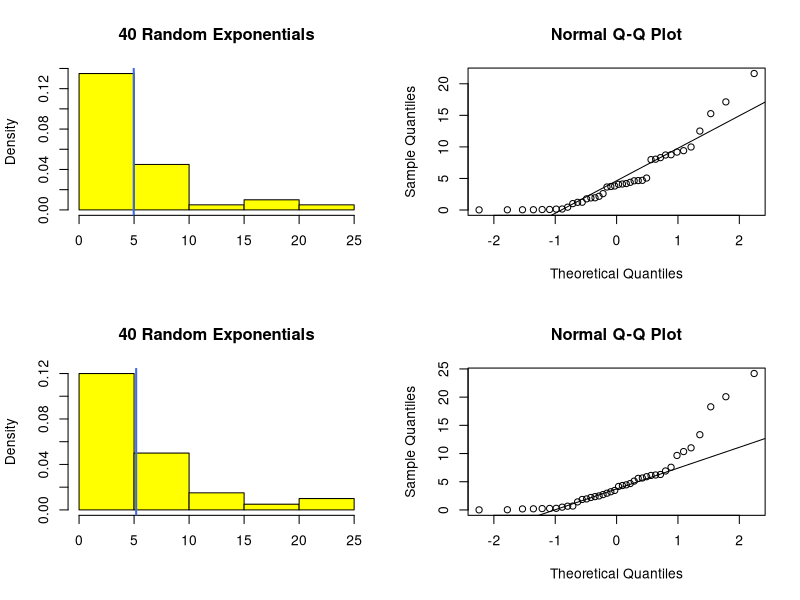
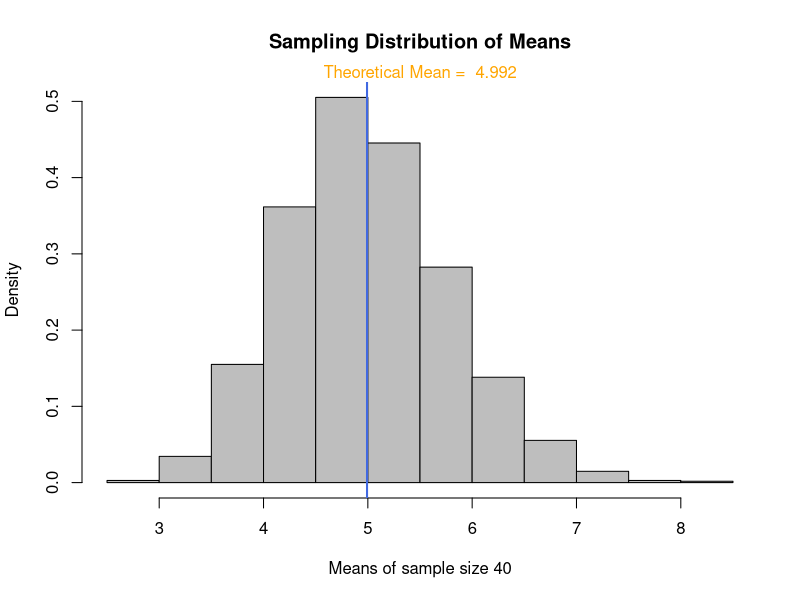
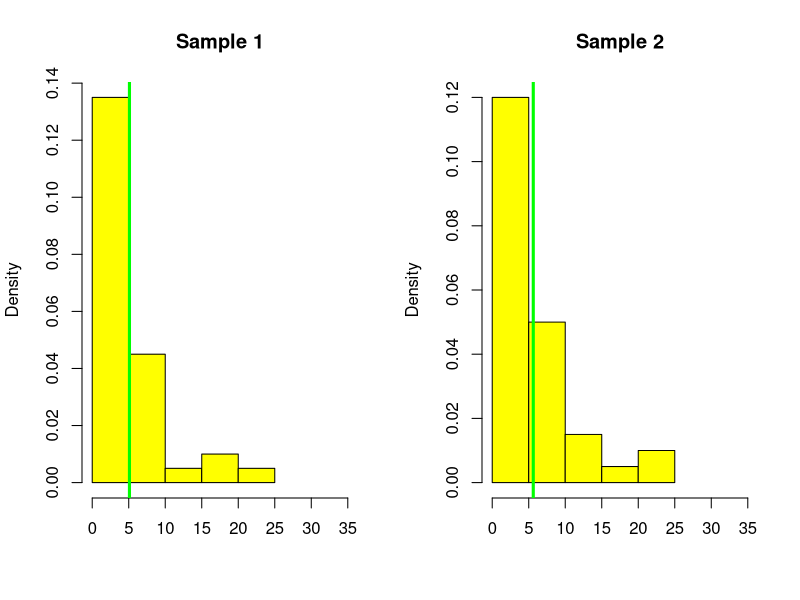
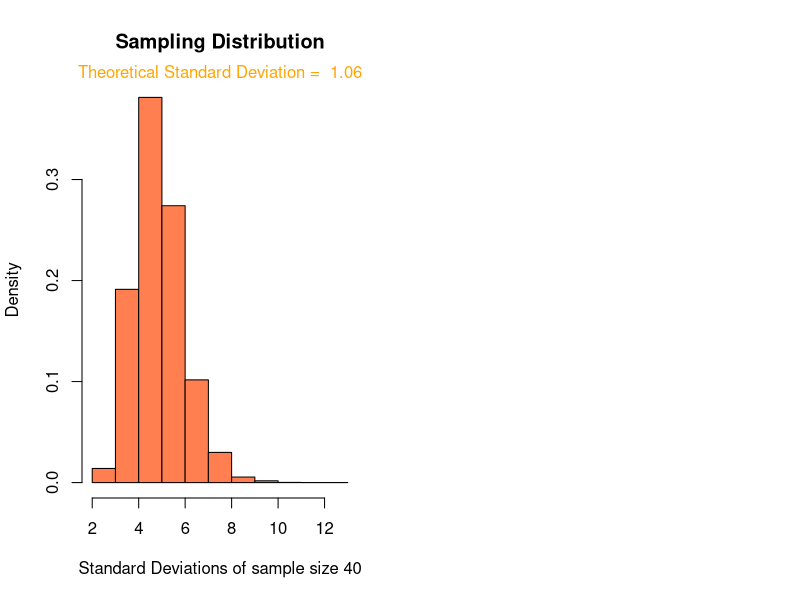

Write R code to recreate these figures, in order.
## ---- chunk 1
knitr::opts_chunk$set(fig.path='figures/')
## ---- chunk 2
set.seed(1234)
## ---- chunk 3
lambda <- 0.2
n <- 40
sample1 <- rexp(n, lambda)
## ---- chunk 4
set.seed(9898)
sample2 <- rexp(n, lambda)
## ---- chunk 5
sample1_mean = mean(sample1)
sample2_mean = mean(sample2)
Sample <- c("Sample 1", "Sample 2")
Mean <- c(round(sample1_mean, 2), round(sample2_mean, 2))
theTable <- data.frame(Sample, Mean)
rownames(theTable) <- NULL
knitr::kable(theTable)
## ---- chunk 6
original_par <- par(no.readonly = TRUE)
par(mfrow=c(2,2))
title <- "40 Random Exponentials"
hist(sample1, prob = TRUE, col = "yellow", border = "black", xlab = "", main = title)
abline(v = mean(sample1), col = "royalblue", lwd = 2)
qqnorm(sample1);qqline(sample1)
hist(sample2, prob = TRUE, col = "yellow", border = "black", xlab = "", main = title)
abline(v = mean(sample2), col = "royalblue", lwd = 2)
qqnorm(sample2);qqline(sample2)
par(original_par)
## ---- chunk 7
main.title <- "Sampling Distribution of Means"
xbar <- NULL
ul <- 10000
for (i in 1:ul) {xbar <- c(xbar, mean(rexp(n, lambda) ) ) }
hist(xbar, prob = TRUE, xlab = "Means of sample size 40", main = main.title, col = "grey")
abline(v = mean(xbar), col = "royalblue", lwd = 2)
mtext(paste("Theoretical Mean = ", round(mean(xbar), 3)), col = "orange")
## ---- chunk 8
sample1_var <- var(sample1)
sample1_sd <- sd(sample1)
sample2_var <- var(sample2)
sample2_sd <- sd(sample2)
Sample <- c("Sample 1", "Sample 2")
Variance <- c(round(sample1_var, 2), round(sample2_var, 2))
StdDev <- c(round(sample1_sd, 2), round(sample2_sd, 2))
theTable <- data.frame(Sample, Variance, StdDev)
rownames(theTable) <- NULL
knitr::kable(theTable)
## ---- chunk 9
original_par <- par(no.readonly = TRUE)
par(mfrow=c(1,2))
title1 <- "Sample 1"; title2 <- "Sample 2"
hist(sample1, prob = TRUE, col = "yellow", xlim = c(0, 35), xlab = "", main = title1)
abline(v = sd(sample1), col = "green", lwd = 3)
hist(sample2, prob = TRUE, col = "yellow", xlim = c(0, 35), xlab = "", main = title2)
abline(v = sd(sample2), col = "green", lwd = 3)
## ---- chunk 10
x_label = "Standard Deviations of sample size 40"
main_title = "Sampling Distribution"
stddevs <- NULL
ul <- 10000
for (i in 1:ul) {stddevs <- c(stddevs, sd(rexp(n, lambda) ) ) }
hist(stddevs, prob = TRUE, xlab = x_label, main = main_title, col = "coral")
mtext(paste("Theoretical Standard Deviation = ", round(sd(stddevs), 3)), col = "orange")
